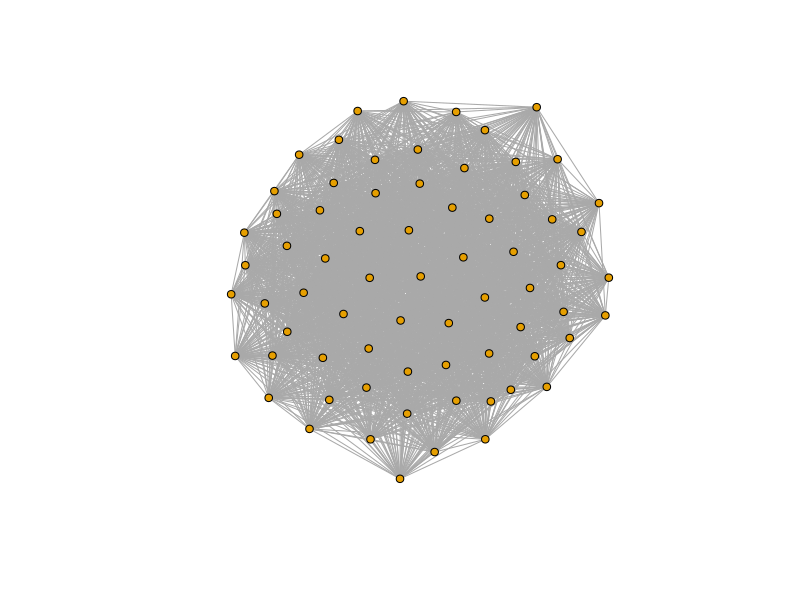

The R source for this figure: (Note: this script raises an error after producing the figure.)
library("igraph")

dd <- read.table("plot/plot.1.kidney.txt")
gg <- graph.data.frame(dd, directed=FALSE)
png ('plot.1.kidney.png ', width = 1600 , height =1600)
plot(gg, layout=layout_with_kk, vertex.size=4, vertex.label=NA)
dev.off()

png ('plot1.45.kidney.png ', width = 1600 , height =1600)
g <- read.graph("plot/plot1.45.kidney.txt", format="edgelist", directed=FALSE, n=217)
plot(g, layout=layout_components, vertex.size=4, vertex.label=NA)
dev.off()

png ('plot2.45.kidney.png ', width = 1600 , height =1600)
g <- read.graph("plot/plot2.45.kidney.txt", format="edgelist", directed=FALSE, n=217)
plot(g, layout=layout_components, vertex.size=4, vertex.label=NA)
dev.off()
